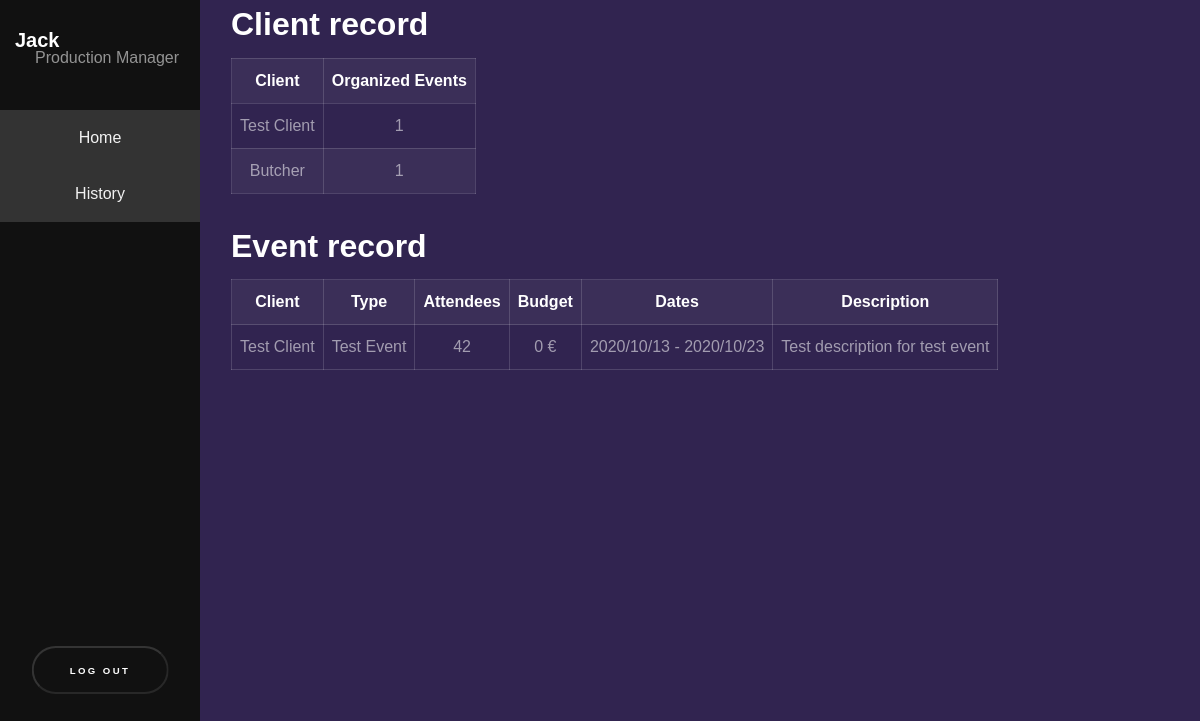
/history (signed in), run on an earlier commit of the app's database.
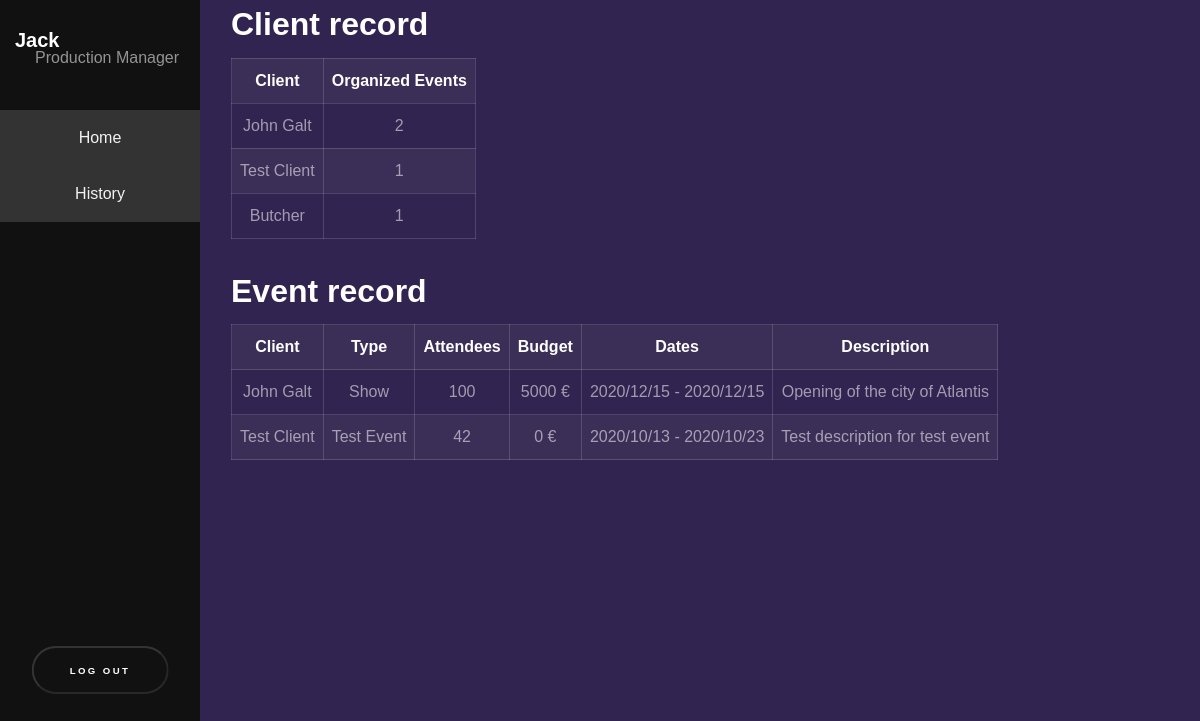
And on a later commit of the database.
### SEP/models.py (models this page shows, shortened)
class Client(models.Model):
    client_name = models.CharField(max_length=50)
    organized_events = models.IntegerField(default=0)
    def __str__(self):
    	return self.client_name

class Event(models.Model):
    client = models.ForeignKey(Client, on_delete=models.CASCADE)
    event_type = models.CharField(max_length=200)
    description = models.CharField(max_length= 1000)
    attendees = models.IntegerField(default=0)
    expected_budget = models.IntegerField(default=0)
    from_date = models.DateTimeField('From')
    to_date = models.DateTimeField('To')
    decorations = models.CharField(max_length=500)
    film_and_photos = models.CharField(max_length=500)
    posters_art = models.CharField(max_length=500)
    food_drinks = models.CharField(max_length=500)
    music = models.CharField(max_length=500)
    computers = models.CharField(max_length=500)
    other = models.CharField(max_length=500)
    status = models.CharField(max_length=20)

### SEP/views.py (the view)
# urls.py: path('history', views.get_history, name='get_history'),
def get_history(request):
	archived_events = Event.objects.filter(status = "archived")
	archived_clients = Client.objects.filter(organized_events__gte=1)
	return render(
		request,
		'recordhistory.html',
		context={'archived_events': archived_events, 'archived_clients' : archived_clients},
	)

### templates/recordhistory.html
{% extends "base_generic.html" %}
{% block content %}
{% if user.groups.all.0.name == 'Production Manager' or  user.groups.all.0.name == 'Services Manager'%}
<h4>Client record</h4>
{% if archived_clients%}
<table>
	<tr>
		<th> Client </th>
		<th> Organized Events </th>
	</tr>
{% for client in archived_clients %}
	<tr>
		<td>{{ client.client_name }}</td>
		<td>{{ client.organized_events }}</td>
	</tr>
{%endfor%}
</table>
{%else %}
<p> No client record to show </p>
{%endif %}
<br>
<h4>Event record</h4>
{% if archived_events%}
<table>
	<tr>
		<th> Client </th>
		<th> Type </th>
		<th> Attendees </th>
		<th> Budget </th>
		<th> Dates </th>
		<th> Description </th>
	</tr>
{% for event in archived_events %}
	<tr>
		<td>{{ event.client }}</td>
		<td>{{ event.event_type }}</td>
		<td>{{ event.attendees }}</td>
		<td>{{ event.expected_budget }} €</td>
		<td>{{ event.from_date.year}}/{{event.from_date.month}}/{{event.from_date.day }} -
			{{ event.to_date.year}}/{{event.to_date.month}}/{{event.to_date.day }} </td>
		<td>{{ event.description }}</td>
	</tr>
{% endfor %}
</table>
{%else %}
<p> No event record to show </p>
{%endif %}
{% endif %}
{% endblock %}

What changed in the data, as far as the page shows it:
now on this page (row edited): Client: client_name "John Galt", organized_events "2"
now on this page (row edited): Event: client "John Galt", event_type "Show", attendees "100", expected_budget "5000", from_date.year "2020", from_date.month "12", from_date.day "15", to_date.year "2020", to_date.month "12", to_date.day "15", description "Opening of the city of Atlantis"
